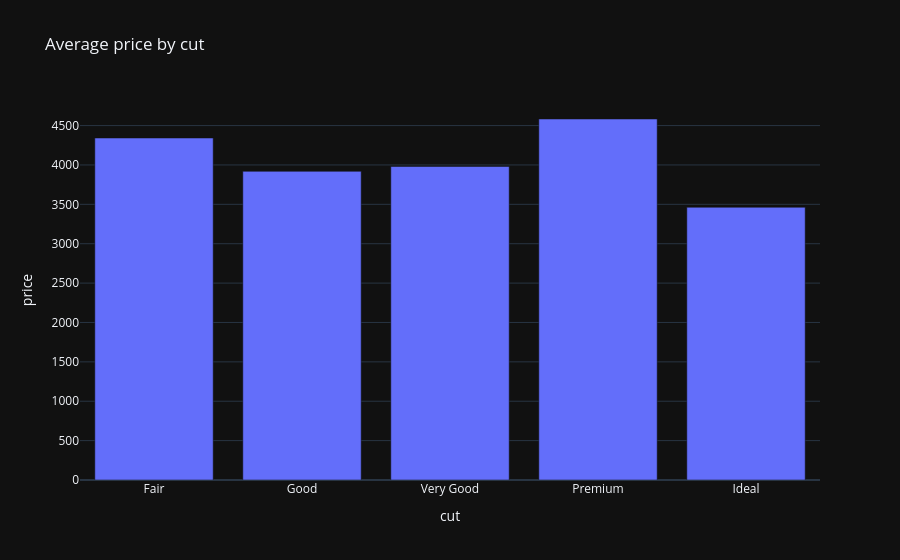

Notebook cell for this chart:
### Code cell
avg = df.groupby("cut")["price"].mean().reset_index()

fig = px.bar(avg, x="cut", y="price",
             category_orders={"cut": ["Fair", "Good", "Very Good", "Premium", "Ideal"]},
             title="Average price by cut")
fig.show()

### Figure 1 — Plotly figure (JSON) as saved in the notebook; plotly's stock layout.template omitted (floating-point values rounded to 4 significant figures)
{"data": [{"hovertemplate": "cut=%{x}<br>price=%{y}<extra></extra>", "legendgroup": "", "marker": {"color": "#636efa", "pattern": {"shape": ""}}, "name": "", "orientation": "v", "showlegend": false, "textposition": "auto", "x": ["Fair", "Good", "Ideal", "Premium", "Very Good"], "xaxis": "x", "y": [4342.0, 3919.0, 3463.0, 4584.0, 3981.0], "yaxis": "y", "type": "bar"}], "layout": {"xaxis": {"anchor": "y", "domain": [0.0, 1.0], "title": {"text": "cut"}, "categoryorder": "array", "categoryarray": ["Fair", "Good", "Very Good", "Premium", "Ideal"]}, "yaxis": {"anchor": "x", "domain": [0.0, 1.0], "title": {"text": "price"}}, "legend": {"tracegroupgap": 0}, "title": {"text": "Average price by cut"}, "barmode": "relative"}}
